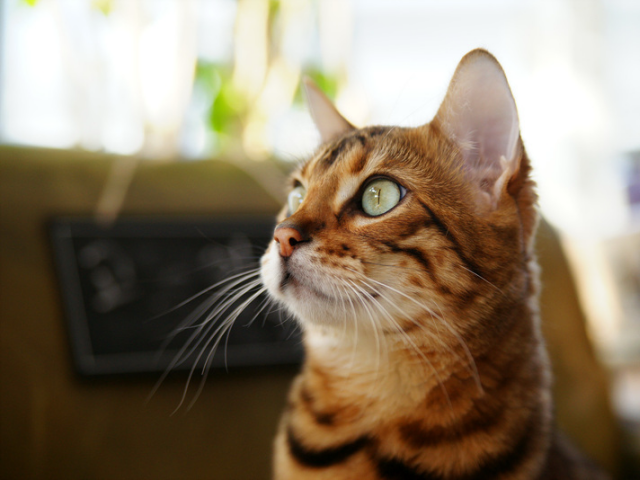
#> input picture start to book/images/cat.bmp, 640 x 480 px, found by its file name
$ python sobel.py   (older library calls are emulated)
#> lines starting #> are read from the running program, lines starting #| are printed output that depends on the picture; after the words box and inside, x2 and y2 are one past the last pixel; in counts of white or black regions, pixels touching at a corner belong together
import numpy as np
import cv2


def sobelEdge():
    src = cv2.imread("images/cat.bmp", cv2.IMREAD_GRAYSCALE)
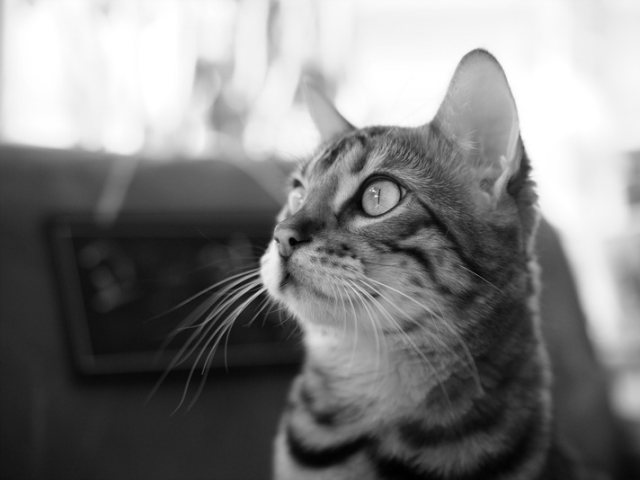
#> src: shape (480, 640); min 0, max 255, mean 127.8

    if src is None:
        print("Can't open")
        return

    # 각각의 방향에서 그레디언트를 구한다.
    # 소벨마스크를 이용하여 영상을 미분 Soble()

    dx = cv2.Sobel(src, cv2.CV_32FC1, 1, 0)
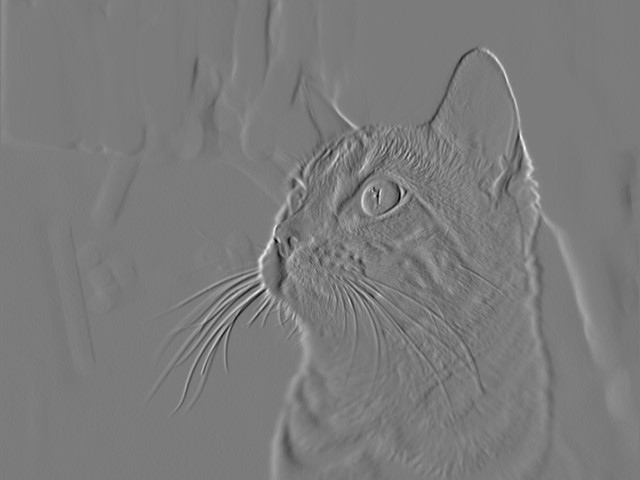
#> dx: shape (480, 640) float32; min -455, max 486, mean 1; drawn with min black and max white
    dy = cv2.Sobel(src, cv2.CV_32FC1, 0, 1)
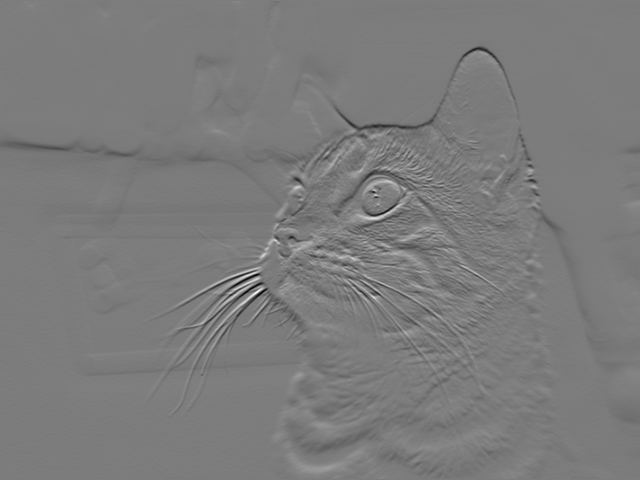
#> dy: shape (480, 640) float32; min -529, max 553, mean -3.3; drawn with min black and max white

    fmag = cv2.magnitude(dx, dy) # sqrt(x^2, y^2)
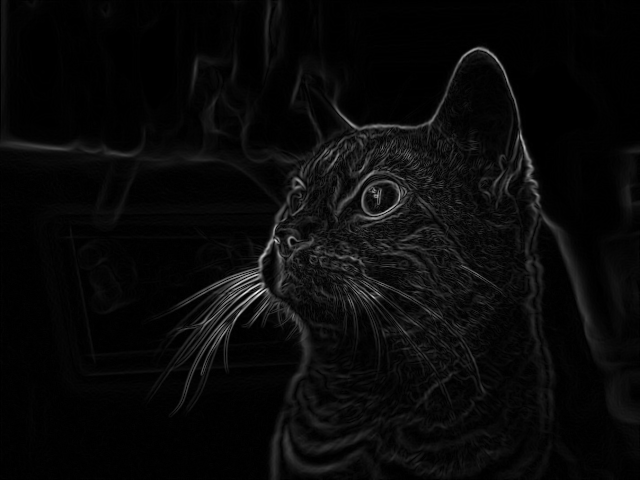
#> fmag: shape (480, 640) float32; min 0, max 696.2, mean 26.3; drawn with min black and max white
    mag = np.uint8(np.clip(fmag, 0, 255))
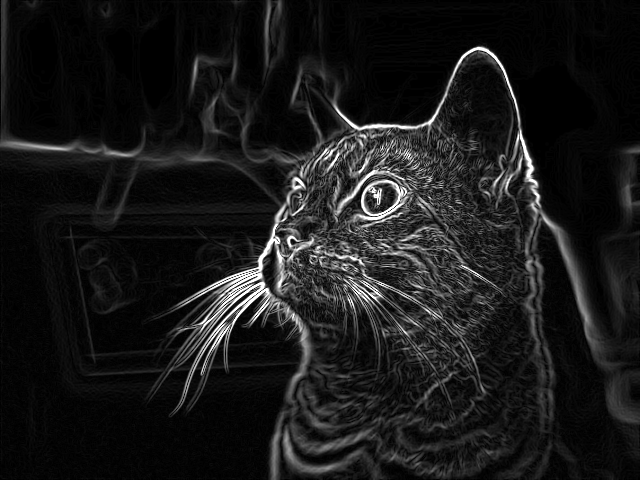
#> mag: shape (480, 640); min 0, max 255, mean 25.5
    _, edge = cv2.threshold(mag, 150, 255, cv2.THRESH_BINARY)
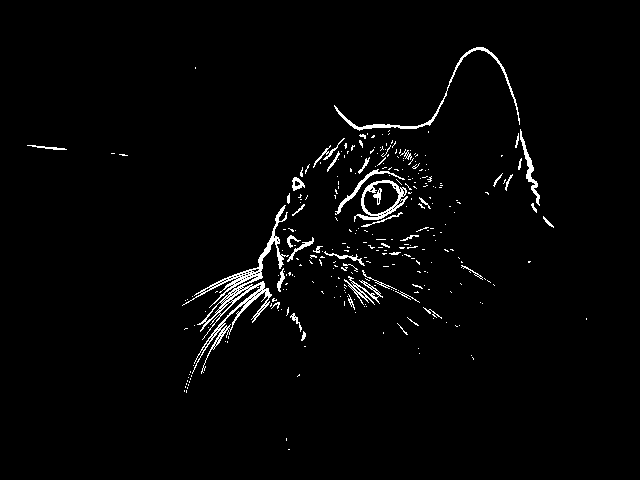
#> edge: shape (480, 640); 2.3% white in thin lines or dots, all inside (x1, y1, x2, y2) = (27, 47, 587, 450)

    cv2.imshow("src", src)
    cv2.imshow("mag", mag)
    cv2.imshow("edge", edge)

    cv2.waitKey()
    cv2.destroyAllWindows()

sobelEdge()

$ run again, with start to book/images/airplane.bmp copied over start to book/images/cat.bmp
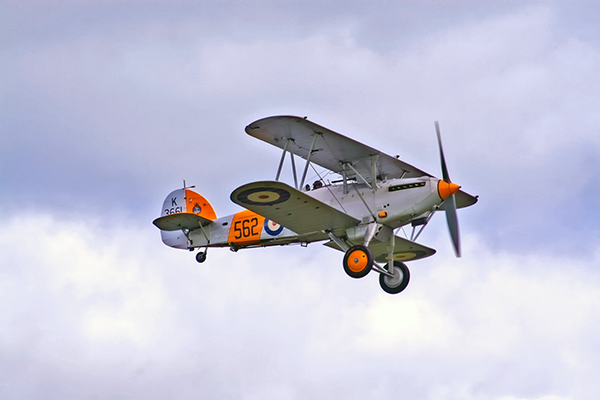
#> input picture start to book/images/airplane.bmp, 600 x 400 px, found by its file name
#> in sobelEdge, `dy = cv2.Sobel(src, cv2.CV_32FC1, 0, 1)`:
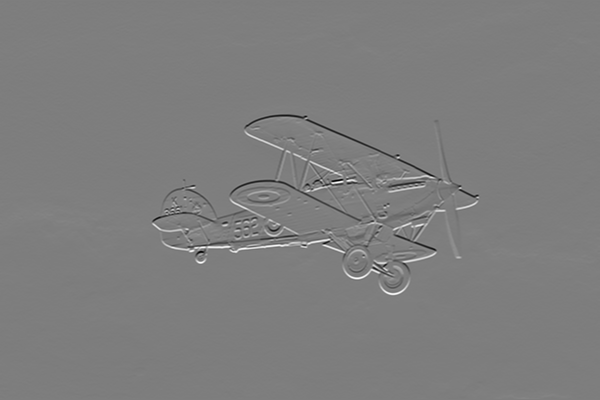
#> dy: shape (400, 600) float32; min -993, max 1016, mean 0.6; drawn with min black and max white
#> in sobelEdge, `_, edge = cv2.threshold(mag, 150, 255, cv2.THRESH_BINARY)`:
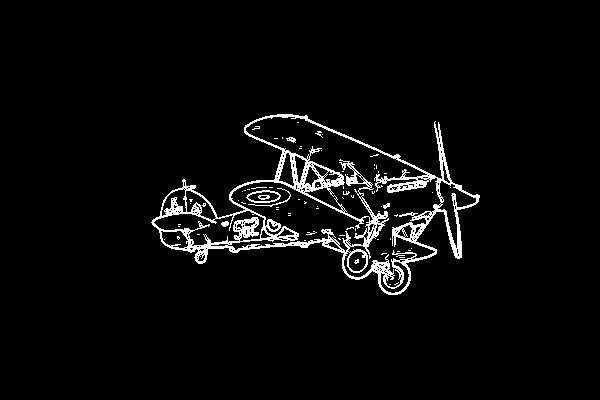
#> edge: shape (400, 600); 4% white in thin lines or dots, all inside (x1, y1, x2, y2) = (151, 114, 480, 295)

$ run again, with start to book/images/card.bmp copied over start to book/images/cat.bmp
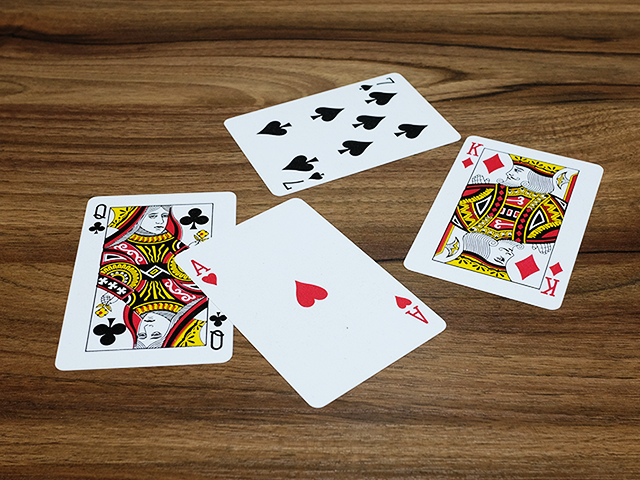
#> input picture start to book/images/card.bmp, 640 x 480 px, found by its file name
#> in sobelEdge, `mag = np.uint8(np.clip(fmag, 0, 255))`:
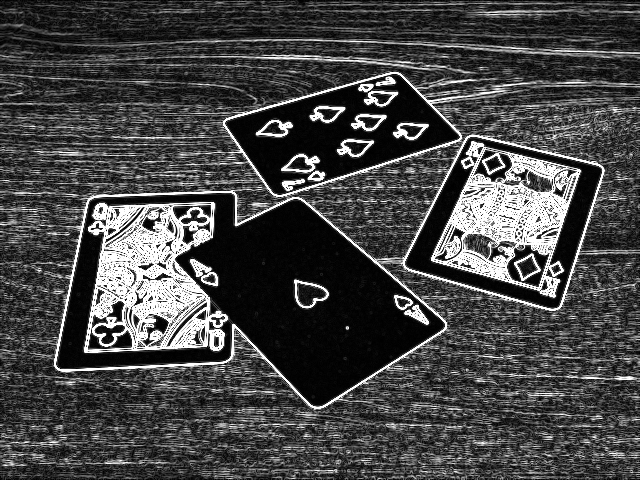
#> mag: shape (480, 640); min 0, max 255, mean 69.7
#> in sobelEdge, `_, edge = cv2.threshold(mag, 150, 255, cv2.THRESH_BINARY)`:
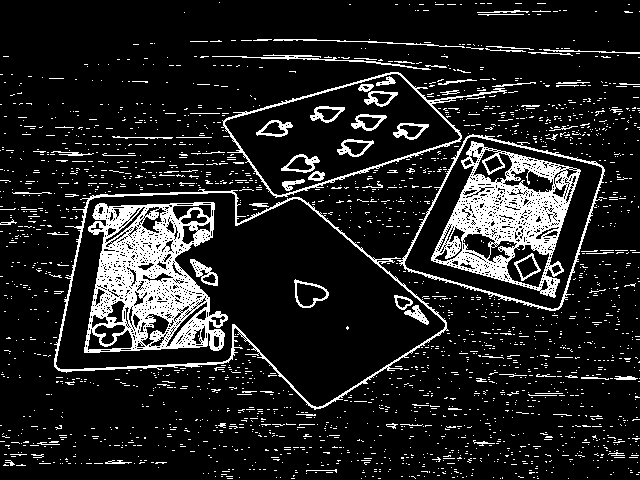
#> edge: shape (480, 640); 13% white in thin lines or dots

$ run again, with start to book/images/circuit.bmp copied over start to book/images/cat.bmp
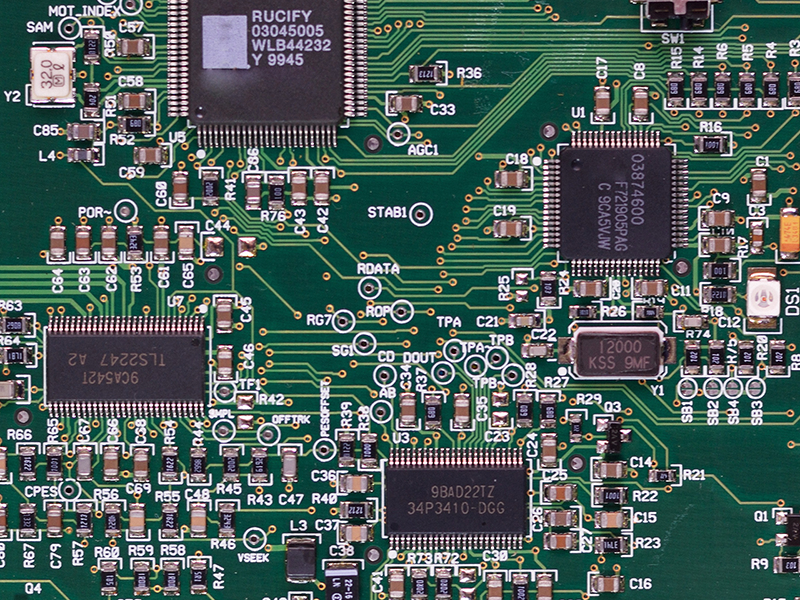
#> input picture start to book/images/circuit.bmp, 800 x 600 px, found by its file name
#> in sobelEdge, `fmag = cv2.magnitude(dx, dy)`:
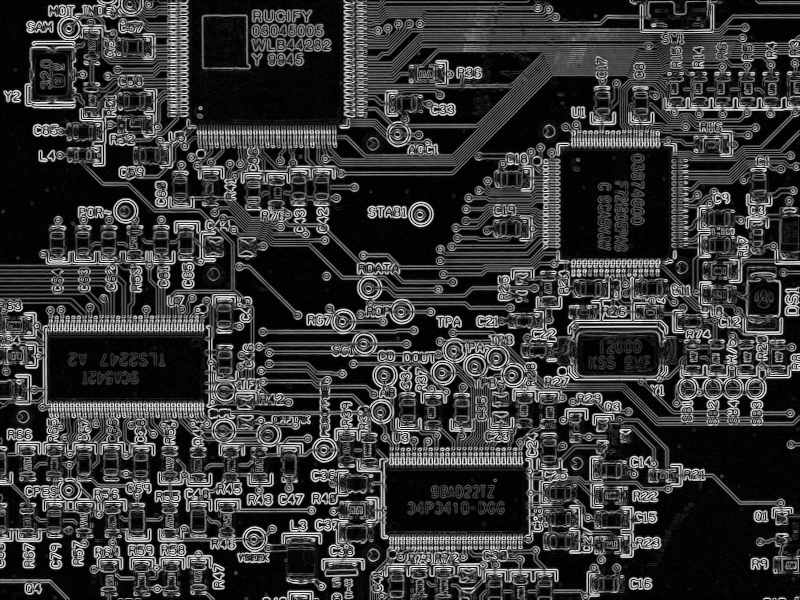
#> fmag: shape (600, 800) float32; min 0, max 1025.6, mean 221.8; drawn with min black and max white
#> in sobelEdge, `_, edge = cv2.threshold(mag, 150, 255, cv2.THRESH_BINARY)`:
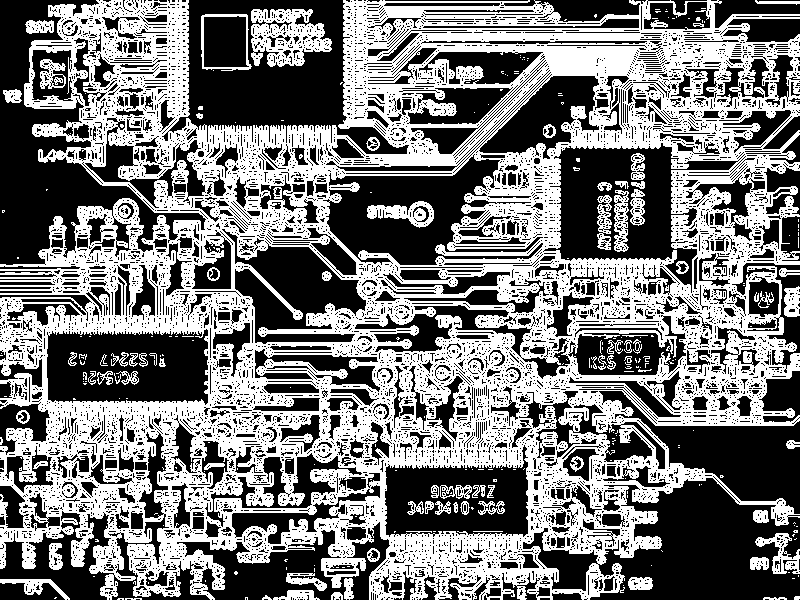
#> edge: shape (600, 800); 47.5% white; 292 white regions (212 under 20 px), largest, box (x1, y1, x2, y2) and area: (0, 0, 800, 600) 212799, (251, 9, 332, 67) 2808, (367, 201, 434, 228) 892
